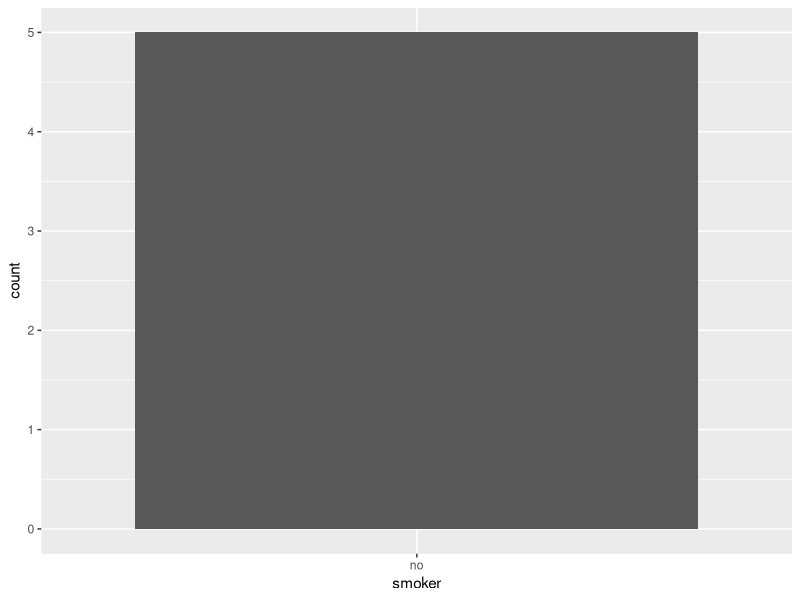
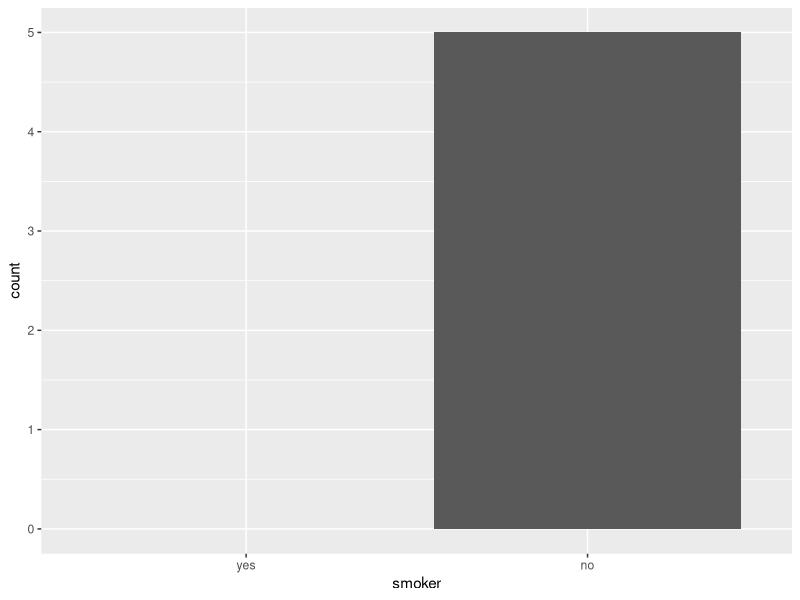

R code for these plots, in order:
#DTA250 - Fall 2023
#JJ

# Dealing with missing values ----

## Introduction ----

#TODO
# load the tidyverse package using the library() function
library(tidyverse)

## Explicit missing values ----
# Explicit missing values are values that are explicitly marked as missing.

### Last observation carried forward ----

#TODO
# Run the following code
treatment <- tribble(
  ~person,           ~treatment, ~response,
  "Derrick Whitmore", 1,         7,
  NA,                 2,         10,
  NA,                 3,         NA,
  "Katherine Burke",  1,         4
)
# Huh, what is tribble?
# Check the "tribble" note on CANVAS
# notice the ~ next to the column names. This basically tells R that these 
# values are the column names.


#TODO
# use the fill() and everything() functions to fill the missing values
# the fill() function will fill the missing values with the last non-missing 
# value
# the everything() function will select all columns
treatment |> fill(everything())


### Fixed values ----

#TODO
# Run the following code
x <- c(1, 4, 5, 7, NA)
# Notice that the last element in the vector x is NA
# Use the function coalesce() to fill replace the NA element with 0
coalesce(x, 0)

# or the dplyr approach
x |> coalesce(0)

#TODO
# Run the following code
x <- c(1, 4, 5, 7, NA, 9, NA)
# Now there are two NAs at the end
# Try again with the coalesce() function and replace NA with 0
coalesce(x, 0)
# or
x |> coalesce(0)

### Convert values to NA
# Run the follwing code
x <- c(1, 4, 5, 7, -99)
# Obviously the -99 is an odd number in there. Sometimes, it is better to remove
# these odd numbers and replace them with NA.
# use the na_if() function to replace the number -99 with NA
na_if(x, -99)

# or
x |> na_if(-99)

# and if you want to replace NAs with 0
x |> na_if(-99) |> coalesce(0)

### NaN ----
# Not a number.
# Check the note "NA vs NaN" on CANVAS.

#TODO
# Perform the following operations
# Divide 0 by 0
0/0
# Multiply 0 with inf
0 * Inf
# Subtract inf from inf
Inf - Inf
# Find the sqrt() of -1
sqrt(-1)


## Implicit missing values ----
# Implicit missing values are values that are not explicitly marked as missing.

#TODO
# Run the following code
stocks <- tibble(
  year  = c(2020, 2020, 2020, 2020, 2021, 2021, 2021),
  qtr   = c(   1,    2,    3,    4,    2,    3,    4),
  price = c(1.88, 0.59, 0.35,   NA, 0.92, 0.17, 2.66)
)
# The data has two missing observations. Can you find them?


### Pivoting ----

#TODO
# Use the pivot_wider() function to convert the implicit missing values into
# explicit ones
# follow after me with the code
stocks |>
  pivot_wider(
    names_from = qtr,
    values_from = price
  )

###Complete ----
# Another approach is to use the function complete()

#TODO
# Use the function complete() to o generate explicit missing values by providing
# a set of variables that define the combination of rows that should exist.
stocks |> complete(year, qtr)

#TODO
# Repeat the last TODO
# This time, set the year parameter to be 2019:2021.
stocks |> complete(year = 2019:2020, qtr)


### Joins ----
# Another important way of revealing implicitly missing observations
# using the anti_join() function
# We will discuss Joins thoroughly in the next class.

## Factors and empty groups ----

#TODO
# Run the following code.
health <- tibble(
  name   = c("Ikaia", "Oletta", "Leriah", "Dashay", "Tresaun"),
  smoker = factor(c("no", "no", "no", "no", "no"), levels = c("yes", "no")),
  age    = c(34, 88, 75, 47, 56),
)
# the levels = c("yes", "no") argument tells R that the smoker variable has two
# levels: yes and no. This is important for the next TODO.

# Count the number of smokers using the count() function
# the count() function will count the number of observations in each group
health |> count(smoker)

#TODO
# Repeat the last TODO
# This time, inside the count() function, add the argument .drop = FALSE
# This will tell R to include the empty groups
health |> count(smoker, .drop = FALSE)

#TODO
# Let us explain this using ggplot
# Load the ggplot2 package using the library() function
library(ggplot2)

#TODO
# Run the following code
ggplot(data = health, aes(x = smoker)) +
  geom_bar()


#TODO
# Repeat the last TODO
# This time, add another layer called scale_x_discrete() after geom_bar()
# the scale_x_discrete() function will tell R to use discrete values 
# on the x-axis
# Inside scale_x_discrete set the drop parameter to FALSE
ggplot(data = health, aes(x = smoker)) +
  geom_bar() +
  scale_x_discrete(drop = FALSE)

#TODO
# gropu_by smoker
# inside the group_by() function, set the .drop parameter to FALSE
# then find the following 
# number of patients using the n() function 
# the average age of patients
# the max age of patients
# the min age of patients
# the age standard deviation of patients. use the sd() function for that.
health |>
  group_by(smoker, .drop = FALSE) |>
  summarize(
    n = n(),
    avg_age = mean(age),
    max_age = max(age),
    min_age = min(age),
    sd_age = sd(age)
  )

# or a better approach so that we end up with NA instead of NaN or Inf

health |>
  group_by(smoker) |>
  summarize(
    n = n(),
    avg_age = mean(age),
    max_age = max(age),
    min_age = min(age),
    sd_age = sd(age)
  ) |>
  complete(smoker)
